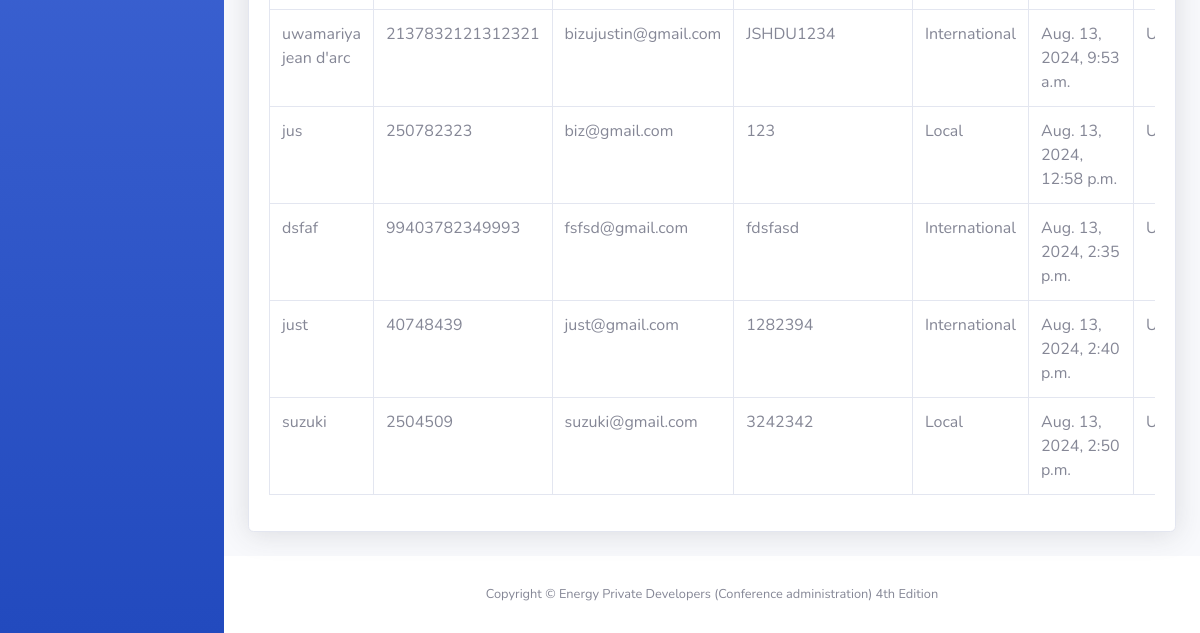
Page /administration/attendees (signed in, lower part) on the earlier database version.
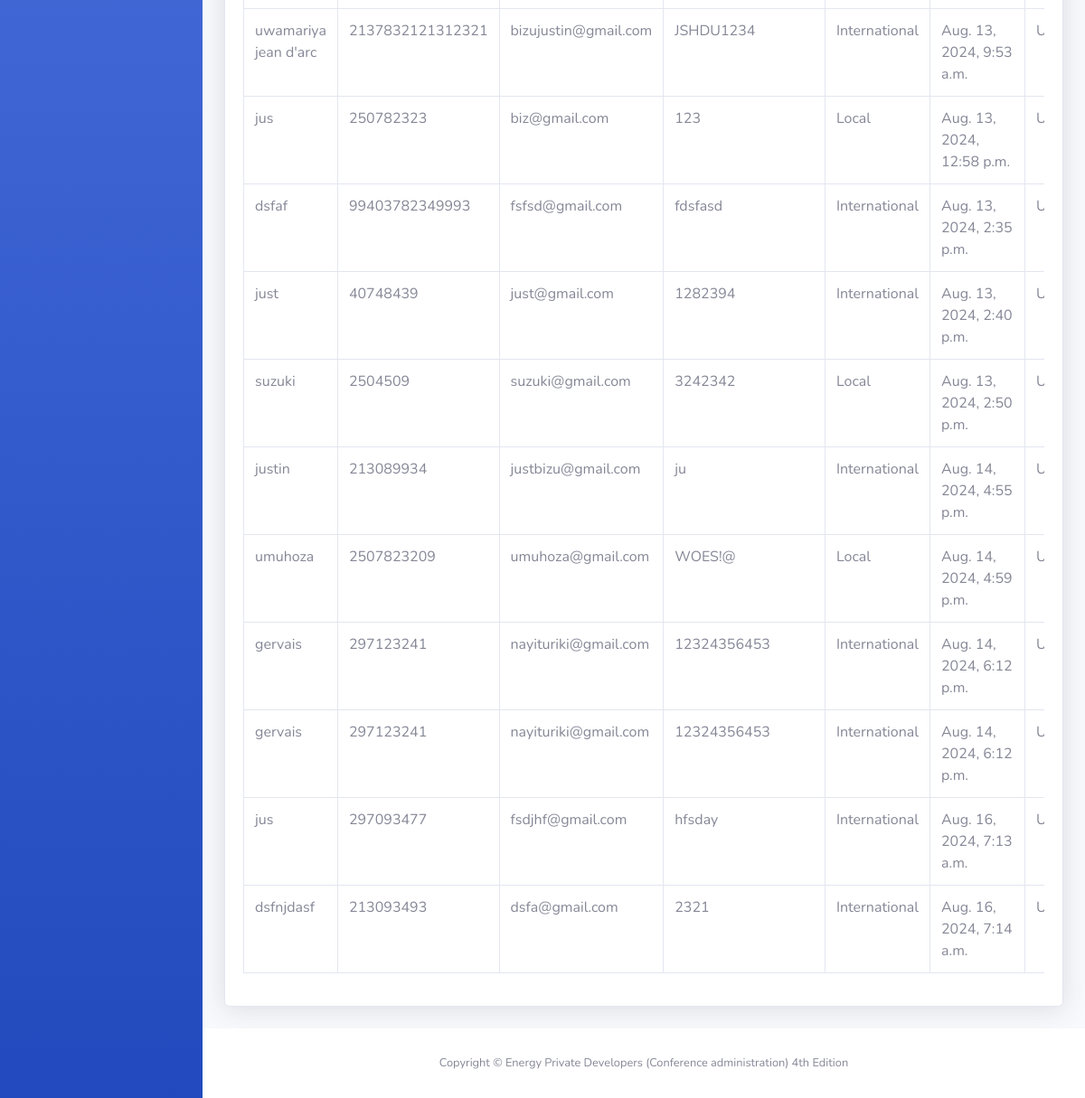
Same page on the later database version.
### conference_planning/models.py (models this page shows, shortened)
class Attendees(models.Model):
    class AttendeeType(models.TextChoices):
        LOCAL = "Local", "Local"
        INTERNATIONAL = "International", "International"
        STUDENT = "Student", "Student"
    STATUS_CHOICES = [
        ('organizer', 'Organizer'),
        ('delegate', 'Delegate'),
        ('exhibitor', 'Exhibitor'),
        ('student', 'Student'),
        ('media', 'Media')
    ]
    names = models.CharField(max_length=250)
    email = models.EmailField()
    identity = models.CharField(max_length=50)
    phone = models.CharField(max_length=20)
    country = models.CharField(max_length=100)
    organization = models.CharField(max_length=100, null=True, blank=True)
    university = models.CharField(max_length=100, null=True, blank=True)
    student_number = models.CharField(max_length=50, null=True, blank=True)
    category = models.CharField(max_length=100, choices=STATUS_CHOICES, default='choose your category')
    attendee_type = models.CharField(max_length=30, choices=AttendeeType.choices, default=AttendeeType.LOCAL, unique=False)
    registered_on = models.DateTimeField(auto_now_add=True)
    STATUS_CHOICES = [
        ('unpaid', 'Unpaid'),
        ('paid', 'Paid'),
    ]
    status = models.CharField(
        max_length=100,
        choices=STATUS_CHOICES,
        default='unpaid',
    )
    class Meta:
        verbose_name_plural = 'Attendees'

### conference_planning/views.py (the view)
# urls.py: path('attendees', views.attendees, name="attendees"),
@login_required
def attendees(request):
    attendees_list = Attendees.objects.all().order_by('id')
    context = {'attendees': attendees_list}
    return render(request, 'conference_planning/administration/attends.html', context)

### conference_planning/templates/conference_planning/administration/attends.html (shortened to what this page needs)
{% load static %}
<!DOCTYPE html>
<html lang="en">
<head>
    <link href="{% static 'administration/vendor/fontawesome-free/css/all.min.css' %}" rel="stylesheet" type="text/css">
    <link href="{% static 'administration/css/sb-admin-2.min.css' %}" rel="stylesheet">
</head>
<body id="page-top">
 <div id="wrapper">
    <ul class="navbar-nav bg-gradient-primary sidebar sidebar-dark accordion" id="accordionSidebar">
    </ul>
        <div id="content-wrapper" class="d-flex flex-column">
            <div id="content">
                <div class="container-fluid">
                    <div class="card shadow mb-4">
                        <div class="card-body">
                            <div class="table-responsive">
                                <table class="table table-bordered" id="dataTable" width="100%" cellspacing="0">
                                    <tbody>
                                        {% for attendee in attendees %}
                                        <tr>
                                            <td>{{ attendee.names }}</td>
                                            <td>{{ attendee.phone }}</td>
                                            <td>{{ attendee.email }}</td>
                                            <td>{{ attendee.identity }}</td>
                                            <td>{{ attendee.attendee_type }}</td>
                                            <td>{{ attendee.registered_on }}</td>
                                            <td>Unpaid</td>
                                        </tr>
                                        {% endfor %}
                                    </tbody>
                                </table>
                            </div>
                        </div>
                    </div>
                </div>
            </div>
            <footer class="sticky-footer bg-white">
                <div class="container my-auto">
                    <div class="copyright text-center my-auto">
                        <span>Copyright &copy; Energy Private Developers (Conference administration) 4th Edition</span>
                    </div>
                </div>
            </footer>
        </div>
    </div>
</body>
</html>

Differences in the rows shown:
added Attendees: names "justin", phone "213089934", email "justbizu@gmail.com", identity "ju", attendee_type "International", registered_on "Aug. 14, 2024, 4:55 p.m."
added Attendees: names "umuhoza", phone "2507823209", email "umuhoza@gmail.com", identity "WOES!@", attendee_type "Local", registered_on "Aug. 14, 2024, 4:59 p.m."
added Attendees: names "gervais", phone "297123241", email "nayituriki@gmail.com", identity "12324356453", attendee_type "International", registered_on "Aug. 14, 2024, 6:12 p.m."
added Attendees: names "gervais", phone "297123241", email "nayituriki@gmail.com", identity "12324356453", attendee_type "International", registered_on "Aug. 14, 2024, 6:12 p.m."
added Attendees: names "jus", phone "297093477", email "fsdjhf@gmail.com", identity "hfsday", attendee_type "International", registered_on "Aug. 16, 2024, 7:13 a.m."
added Attendees: names "dsfnjdasf", phone "213093493", email "dsfa@gmail.com", identity "2321", attendee_type "International", registered_on "Aug. 16, 2024, 7:14 a.m."
